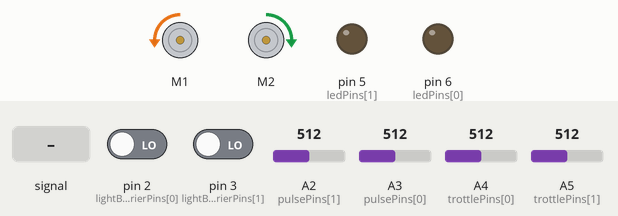
Recording of a sketch running on a simulated Arduino Uno, built with avr-gcc and run on an emulated ATmega328P. On the bench: 2 × DC motor (green arrow = forward, orange = backward, longer = faster), output pins drawn as LEDs (lit = HIGH). Dashed ring = blinking. The inputs (shaded band) are chosen by the test bench; at power-on: A4 (trottlePins[0]) = 512, A5 (trottlePins[1]) = 512, A2 (pulsePins[1]) = 512, pin 2 (lightBarrierPins[0]) LOW, pin 3 (lightBarrierPins[1]) LOW, A3 (pulsePins[0]) = 512. What the sketch prints to the serial monitor is not drawn.

Above: at 1.2 s.
1.3 s: A2 (pulsePins[1]) fed a 200 Hz sine of ±81 counts around its level
At 1.91 s:
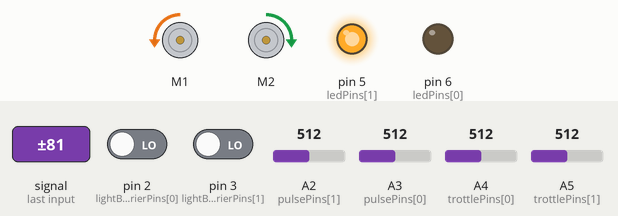
4.3 s: A3 (pulsePins[0]) fed a 50 Hz sine of ±306 counts around its level
At 4.91 s:
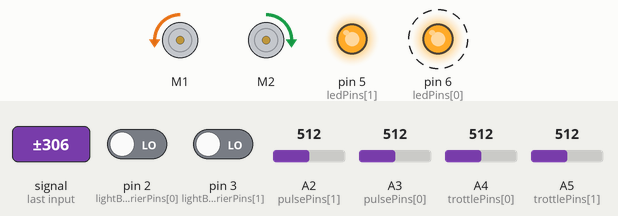
7.3 s: A4 (trottlePins[0]) set to 560
At 7.91 s:
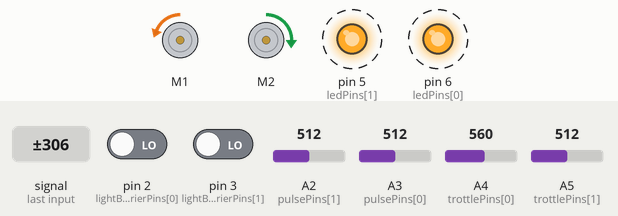
10.3 s: A5 (trottlePins[1]) set to 560
13.3 s: A4 (trottlePins[0]) set to 716
At 15.77 s:
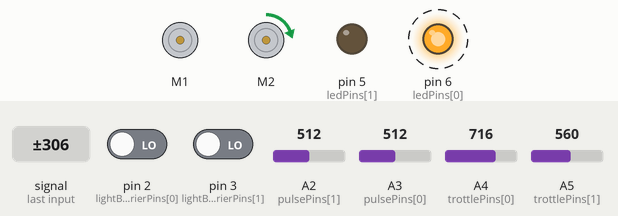
16.3 s: A2 (pulsePins[1]) set to 535
At 16.57 s:
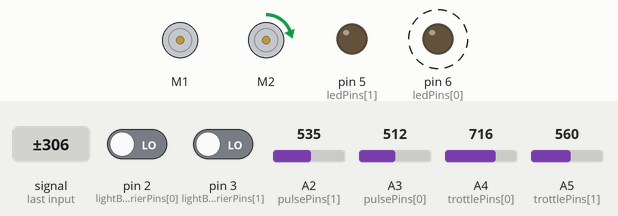
19.3 s: A2 (pulsePins[1]) set to 561
At 19.59 s:
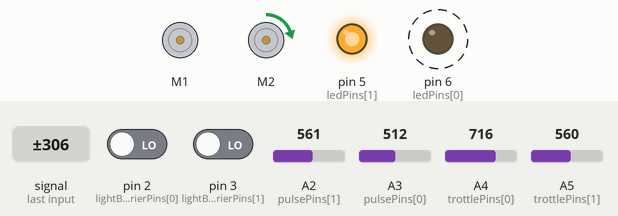
Timing chart, 0 to 23.3 s (numbered marks = the images above; inputs shaded):
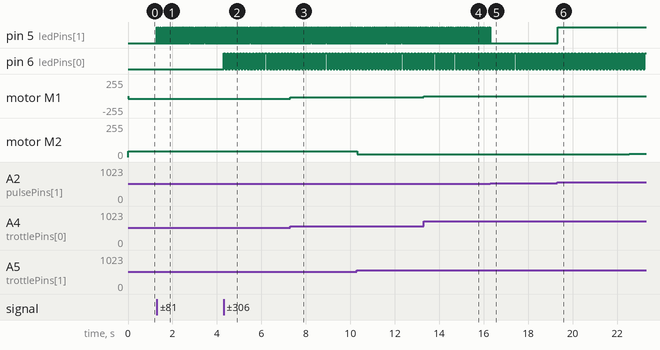

Measured:
- the behaviour switches between 550 and 551 on A2 (pulsePins[1]) (found by bisection; images 5 and 6)
- after the input at 1.3 s, pin 5 (ledPins[1]): LOW → HIGH at once, then moves between LOW and HIGH, repeating every 1.0 s
- after the input at 4.3 s, pin 6 (ledPins[0]): alternates HIGH for 0.07 s and LOW for 0.07 s, starting at once; motor M1: backward 42/255 → backward 43/255 after 2.3 s; motor M2: forward 42/255 → forward 43/255 after 2.3 s
- after the input at 7.3 s, motor M1: backward 43/255 → backward 19/255 at once, → backward 20/255 2.1 s later
- after the input at 13.3 s, motor M1: backward 21/255 → stopped at once
- after the input at 16.3 s, pin 5 (ledPins[1]): stops changing and stays LOW
- after the input at 19.3 s, pin 5 (ledPins[1]): LOW → HIGH at once

The sketch:

Codemash_Racing_Arduino.ino
```cpp
#include <DualMC33926MotorShield.h>
DualMC33926MotorShield md;

float minHeartrate = 60;                          // pulse sensors highest speed at this heartrate
float maxHeartrate = 140;                         // pulse sensors highest speed at this heartrate
float minSpeed = 80;                             // the minimal speed the cars can drive
float maxSpeed = 230;                             // the maximal speed the cars can drive
float currentMaxSpeed[] = {0, 0};                 // storring the current Max speed information
float car1speed[] = {0, 0};                       // current speed of the cars

// motor pins: 4,7,8,9,10,12,A0,A1                // pins used by motor driver shield
int lightBarrierPins[] = {2, 3};                  // interupts for light barriers
int trottlePins[] = {A4, A5};
int trottle[] = {0, 0};                           // stores the current trottle condition

boolean lightBarrier[] = {false, false};          // light barrier variables

long outputTimer = 0;                             // timer variable for pulse output
long outputTimeout = 20;                          // time to next pulse info

long myTimer1 = 0;                                // timer for light barriers
long myTimer2 = 0;                                // timer for light barriers
//int timeout = 100;
int sensorTimeout = 300;                          // shortest time to break the light barrier again

int pulsePins[] = {A3, A2};                       // the pins where the puls sensors are connected to
int ledPins[] = {6, 5};                           // the pins of the leds
int threshold = 550;                              // threshold to differentiate heartbeat

float theBPMs[] = {66, 66};                       // default value for pulses

long thePulseStopwatch[] = {0, 0};                // helper variable for timeout
int thePulseMinTime = 500;                        // minimal possible time between beats
int thePulseMaxTime = 1500;                       // maximal possible time between beats

void setup() {
  Serial.begin(115200);                                                          // speed to talk to processing
  md.init();                                                                     // initialising of the motor shield
  pinMode(ledPins[0], OUTPUT);                                                   // led output pin
  pinMode(ledPins[1], OUTPUT);                                                   // led output pin

  pinMode(lightBarrierPins[0], INPUT);                                           // interrupt for light barrier
  pinMode(lightBarrierPins[1], INPUT);                                           // interrupt for light barrier
  attachInterrupt(digitalPinToInterrupt(lightBarrierPins[0]), carOn1, HIGH);     // interrupt for light barrier
  attachInterrupt(digitalPinToInterrupt(lightBarrierPins[1]), carOn2, HIGH);     // interrupt for light barrier
}

void loop() {
  updatePulseData();
  // Serial.print(theBPMs[0]); Serial.print(" - "); Serial.println(theBPMs[1]);

  for (int i = 0; i < 2; i++) {
    currentMaxSpeed[i] = minSpeed + (theBPMs[i] / maxHeartrate) * (maxSpeed - minSpeed);                            // calculate current possible max speed (0 to 400)
    trottle[i] = constrain(analogRead(trottlePins[i]), 400, 600);                                                   // read and constrain trottle
    trottle[i] = map(trottle[i], 600, 400, 0, 100);                                                                 // map trottle from 0 to 100
    car1speed[i] = map(trottle[i], 0, 100, 0, currentMaxSpeed[0]);                                                  // speed is map trottle from 0 to currentMaxSpeed
  }

  if (outputTimer + outputTimeout < millis()) {                                                                     // serial output to processing
    Serial.print("P1="); Serial.println(int(theBPMs[0]));                                                           // output bpm
    Serial.print("T1="); Serial.println(trottle[0]);                                                                // output trottle
    Serial.print("S1="); Serial.println(int(car1speed[0]));                                                         // output car speed
    Serial.print("X1="); Serial.println(int(currentMaxSpeed[0]));                                                   // output maximal possible car speed
    Serial.print("P2="); Serial.println(int(theBPMs[1]));                                                           // output bpm
    Serial.print("T2="); Serial.println(trottle[1]);                                                                // output trottle
    Serial.print("S2="); Serial.println(int(car1speed[1]));                                                         // output car speed
    Serial.print("X2="); Serial.println(int(currentMaxSpeed[1]));                                                   // output maximal possible car speed
    Serial.println("");
    outputTimer = millis();                                                                                        // reset output timer
  }
  //stopIfFault();
  md.setM1Speed(car1speed[0]*(-1));
  md.setM2Speed(car1speed[1]*(1));

  //md.setM1Speed(-100);
  //md.setM2Speed(100);


  delay(20);                                                                                                        // time to breathe
}


void carOn1() {                                         // interrupt function for light barriers
  if (myTimer1 + sensorTimeout < millis()) {            // timer
    myTimer1 = millis();                                // reset timer
    Serial.println("C1");                               // serial output
  }
}

void carOn2() {                                         // interrupt function for light barriers
  if (myTimer2 + sensorTimeout < millis()) {            // timer
    myTimer2 = millis();                                // reset timer
    Serial.println("C2");                               // serial output
  }
}

void stopIfFault()
{
  if (md.getFault())
  {
    Serial.println("fault");
    while (1);
  }
}
```

pulseFunctions.ino
```cpp
int updatePulseData() {                                                           // write pulse data to arrays
  for (int i = 0; i < 2; i++) {
    if (analogRead(pulsePins[i]) > threshold) {
      digitalWrite(ledPins[i], HIGH);                                             // switch led on
      if (thePulseStopwatch[i] + thePulseMinTime < millis()) {                    // not under the time for a regular pulse
        if (thePulseStopwatch[i] + thePulseMaxTime > millis()) {                  // in regular time for a pulse
          float bpm=60000/(millis()-thePulseStopwatch[i]);                        // this is the duration from one pulse to the next
          if (bpm>theBPMs[i]) theBPMs[i]++;                                       // if current bpm higher the bpm, increase
          if (bpm<theBPMs[i]) theBPMs[i]--;                                       // if current bpm lower the bpm, decrease
          constrain(theBPMs[i], minHeartrate, maxHeartrate);                      // constrain the bpm
          //Serial.print(i);Serial.print(" ");Serial.println(theBPMs[i]);
        }
        thePulseStopwatch[i] = millis();                                          // reset stopwatch
      }
    } else {
      digitalWrite(ledPins[i], LOW);                                              // switch led off
    }
  }
}
```
